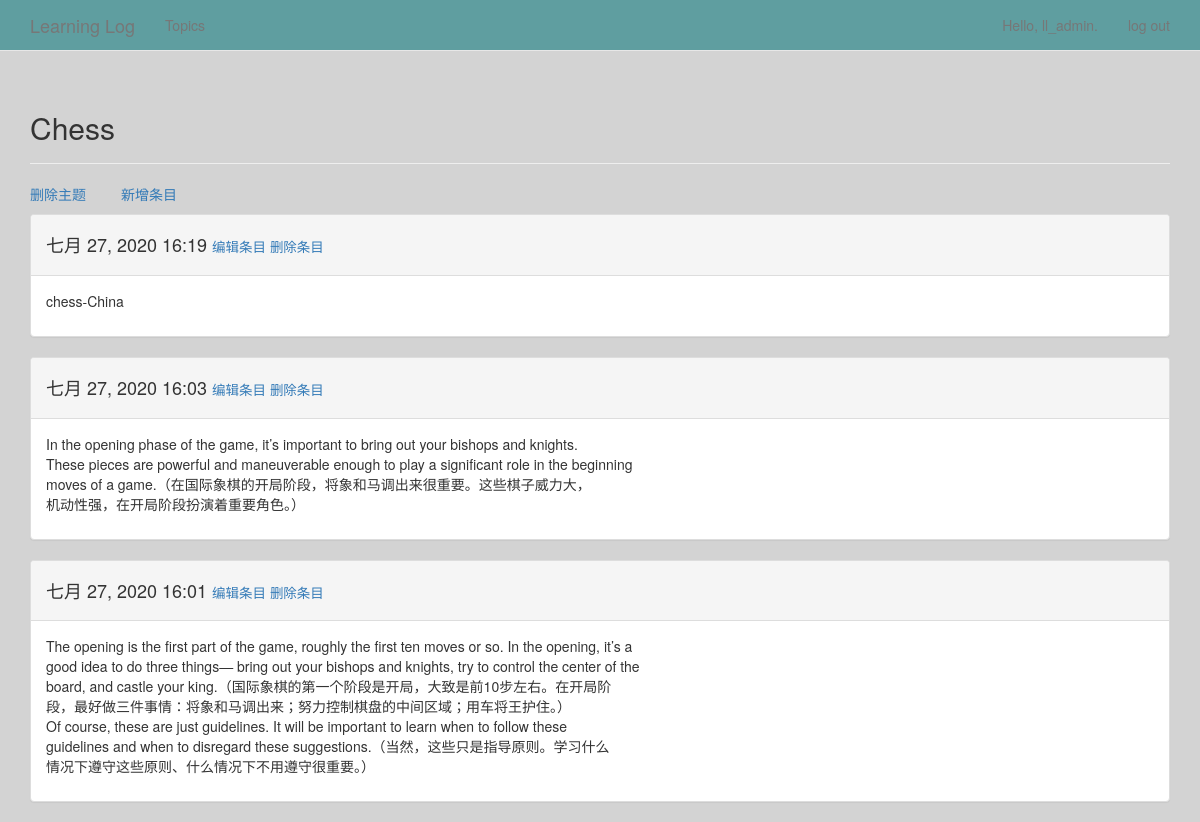
The page /topics/1/ (signed in) on the database its author committed.
### learning_logs/models.py (models this page shows, shortened)
class Topic(models.Model):
    text = models.CharField(max_length=200)
    date_added = models.DateTimeField(auto_now_add=True)
    owner = models.ForeignKey(User, on_delete=models.CASCADE)  # 版本2x以上需要加上 on_delete=models.CASCADE
    def __str__(self):
        return self.text

class Entry(models.Model):
    topic = models.ForeignKey(Topic, on_delete=models.CASCADE)
    text = models.TextField()
    date_added = models.DateTimeField(auto_now_add=True)
    class Meta:
        verbose_name_plural = 'entries'

### learning_logs/views.py (the view)
# urls.py: url(r'^topics/(?P<topic_id>\d+)/$', views.topic, name='topic'),
@login_required
def topic(request, topic_id):
    topic = Topic.objects.get(id=topic_id)
    if topic.owner != request.user:
        raise Http404
    entries = topic.entry_set.order_by('-date_added')
    context = {'topic': topic, 'entries': entries}
    return render(request, 'learning_logs/topic.html', context)

### learning_logs/templates/learning_logs/topic.html (shortened to what this page needs)
{% extends 'learning_logs/base.html'%}
{% block header %}
    <h2>{{ topic }}</h2>
{% endblock header %}
{% block content%}
    <p>
        <a href="{% url 'learning_logs:delete_topic' topic.id %}">删除主题</a>
        <a href="{% url 'learning_logs:new_entry' topic.id %}">新增条目</a>
    </p>
    {%for entry in entries %}
        <div class="panel panel-default">
            <div class="panel-heading">
                <h4>
                    {{ entry.date_added|date:'M d, Y H:i' }}
                     <small>
                        <a href="{% url 'learning_logs:edit_entry' entry.id %}">编辑条目</a>
                    </small>
                    <small>
                        <a href="{% url 'learning_logs:delete_entry' entry.id %}">删除条目</a>
                    </small>
                </h4>
            </div>
            <div class="panel-body">
                {{ entry.text|linebreaks }}
            </div>
        </div>
    {% empty %}
        There are no entries for this topic yet.
    {% endfor %}
{% endblock content %}

### learning_logs/templates/learning_logs/base.html (shortened to what this page needs)
{% load bootstrap3 %}
<html lang="en">
    <head>
        {% bootstrap_css %}
    </head>
    <body  style="background-color: LightGray;">
        <nav class="navbar navbar-default navbar-static-top" style="background-color: CadetBlue">
           <div class="container">
               <div class="navbar-header">
                   <a class="navbar-brand" href="{% url 'learning_logs:index' %}">Learning Log</a>
               </div>
               <div id="navbar" class="navbar-collapse collapse">
                    <ul class="nav navbar-nav">
                        <li><a href="{% url 'learning_logs:topics' %}">Topics</a></li>
                    </ul>
                    <ul class="nav navbar-nav navbar-right">
                        {% if user.is_authenticated %}
                            <li><a>Hello, {{ user.username }}.</a></li>
                            <li><a href="{% url 'users:logout' %}">log out</a></li>
                        {% else %}
                            <li><a href="{% url 'users:register' %}">register</a></li>
                            <li><a href="{% url 'users:login' %}">log in</a></li>
                        {% endif %}
                    </ul>
               </div>
           </div>
        </nav>
    <div class="container">
        <div class="page-header">
            {% block header %}
            {% endblock header %}
        </div>
        <div>
            {% block content %}
            {% endblock content %}
        </div>
    </div>
    </body>
</html>

### rows shown on the page
Topic: text "Chess"
Entry: date_added "七月 27, 2020 16:19", text "chess-China"
Entry: date_added "七月 27, 2020 16:03", text "In the opening phase of the game, it’s important to bring out your bishops and knights. These pieces are powerful and maneuverable enough to play a significant role in the beginning moves of a game.（在国际象棋的开局阶段，将象和马调出来很重要。这些棋子威力大， 机动性强，在开局阶段扮演着重要角色。）"
Entry: date_added "七月 27, 2020 16:01", text "The opening is the first part of the game, roughly the first ten moves or so. In the opening, it’s a good idea to do three things— bring out your bishops and knights, try to control the center of the board, and castle your king.（国际象棋的第一个阶段是开局，大致是前10步左右。在开局阶 段，最好做三件事情：将象和马调出来；努力控制棋盘的中间区域；用车将王护住。） Of course, these are just guidelines. It will be important to learn when to follow these guidelines and when to disregard these suggestions.（当然，这些只是指导原则。学习什么 情况下遵守这些原则、什么情况下不用遵守很重要。）"

### other values the page prints
{{ user.username }} "ll_admin"
